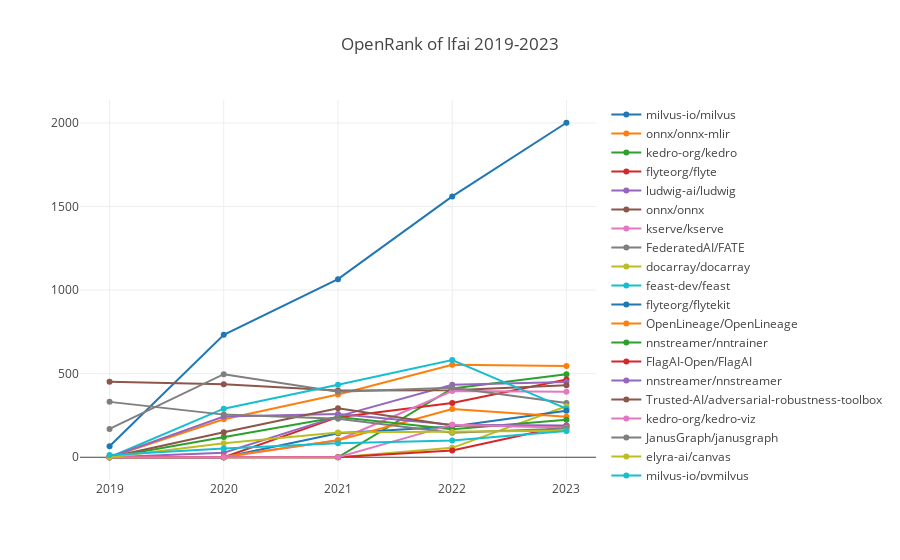

The notebook cell saved with this chart:
### Markdown cell above
### lfai

### Code cell
processTechFieldData(':foundations/linux_foundation/lfai', 'lfai');

### Figure 1 — Plotly figure (JSON) as saved in the notebook; plotly's stock layout.template omitted (floating-point values rounded to 4 significant figures)
{"data": [{"name": "milvus-io/milvus", "x": [2019, 2020, 2021, 2022, 2023], "y": [65.9, 732.5, 1065.0, 1560.0, 2001.0]}, {"name": "onnx/onnx-mlir", "x": [2019, 2020, 2021, 2022, 2023], "y": [0, 227.5, 375.5, 553.3, 545.6]}, {"name": "kedro-org/kedro", "x": [2019, 2020, 2021, 2022, 2023], "y": [0, 0, 0, 411.6, 497.2]}, {"name": "flyteorg/flyte", "x": [2019, 2020, 2021, 2022, 2023], "y": [0, 0, 239.9, 325.1, 465.7]}, {"name": "ludwig-ai/ludwig", "x": [2019, 2020, 2021, 2022, 2023], "y": [0, 27.29, 244.7, 433.1, 450.2]}, {"name": "onnx/onnx", "x": [2019, 2020, 2021, 2022, 2023], "y": [451.7, 436.9, 399.2, 400.3, 430.6]}, {"name": "kserve/kserve", "x": [2019, 2020, 2021, 2022, 2023], "y": [0, 0, 102.1, 395.9, 392.1]}, {"name": "FederatedAI/FATE", "x": [2019, 2020, 2021, 2022, 2023], "y": [169.6, 496.8, 392.2, 416.1, 325.0]}, {"name": "docarray/docarray", "x": [2019, 2020, 2021, 2022, 2023], "y": [0, 0, 0, 56.22, 305.2]}, {"name": "feast-dev/feast", "x": [2019, 2020, 2021, 2022, 2023], "y": [0, 290.7, 433.6, 581.3, 290.8]}, {"name": "flyteorg/flytekit", "x": [2019, 2020, 2021, 2022, 2023], "y": [0, 0, 143.8, 184.6, 278.0]}, {"name": "OpenLineage/OpenLineage", "x": [2019, 2020, 2021, 2022, 2023], "y": [0, 2.89, 101.5, 289.1, 242.6]}, {"name": "nnstreamer/nntrainer", "x": [2019, 2020, 2021, 2022, 2023], "y": [0, 121.7, 241.1, 167.2, 223.7]}, {"name": "FlagAI-Open/FlagAI", "x": [2019, 2020, 2021, 2022, 2023], "y": [0, 0, 0, 40.95, 190.0]}, {"name": "nnstreamer/nnstreamer", "x": [2019, 2020, 2021, 2022, 2023], "y": [0, 243.1, 258.7, 194.9, 189.7]}, {"name": "Trusted-AI/adversarial-robustness-toolbox", "x": [2019, 2020, 2021, 2022, 2023], "y": [0, 149.7, 293.2, 189.7, 182.9]}, {"name": "kedro-org/kedro-viz", "x": [2019, 2020, 2021, 2022, 2023], "y": [0, 0, 0, 195.0, 178.7]}, {"name": "JanusGraph/janusgraph", "x": [2019, 2020, 2021, 2022, 2023], "y": [331.3, 255, 230.9, 146.3, 171.4]}, {"name": "elyra-ai/canvas", "x": [2019, 2020, 2021, 2022, 2023], "y": [0, 84.26, 147.4, 150.9, 158.6]}, {"name": "milvus-io/pymilvus", "x": [2019, 2020, 2021, 2022, 2023], "y": [13.1, 52.46, 83.51, 100.6, 156.4]}], "layout": {"autosize": true, "title": {"text": "OpenRank of lfai 2019-2023"}, "xaxis": {"autorange": true, "range": [2019.0, 2023.0], "type": "linear"}, "yaxis": {"autorange": true, "range": [-165.1, 2166.0], "type": "linear"}}}
